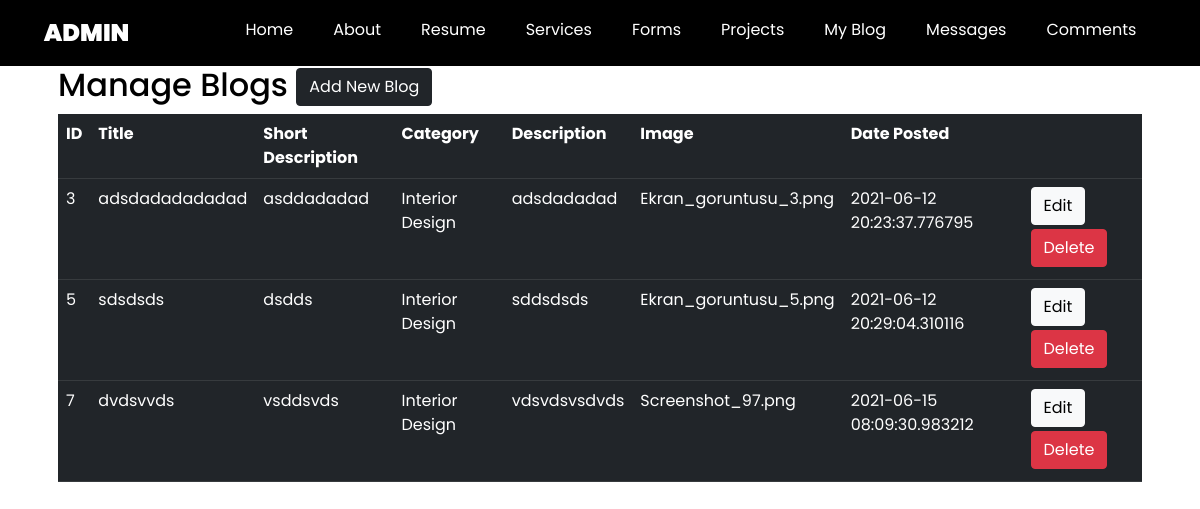
Page /admin/blog-list on the earlier database version.
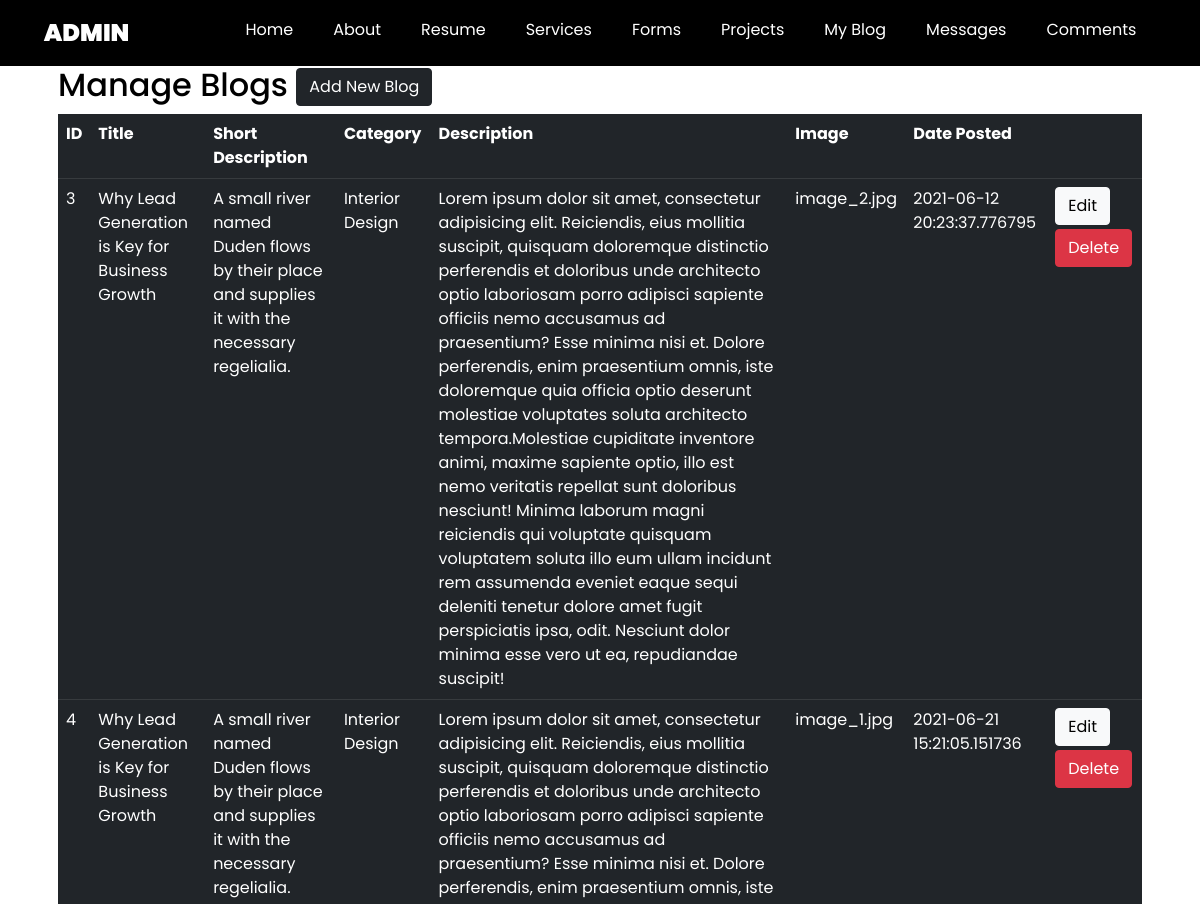
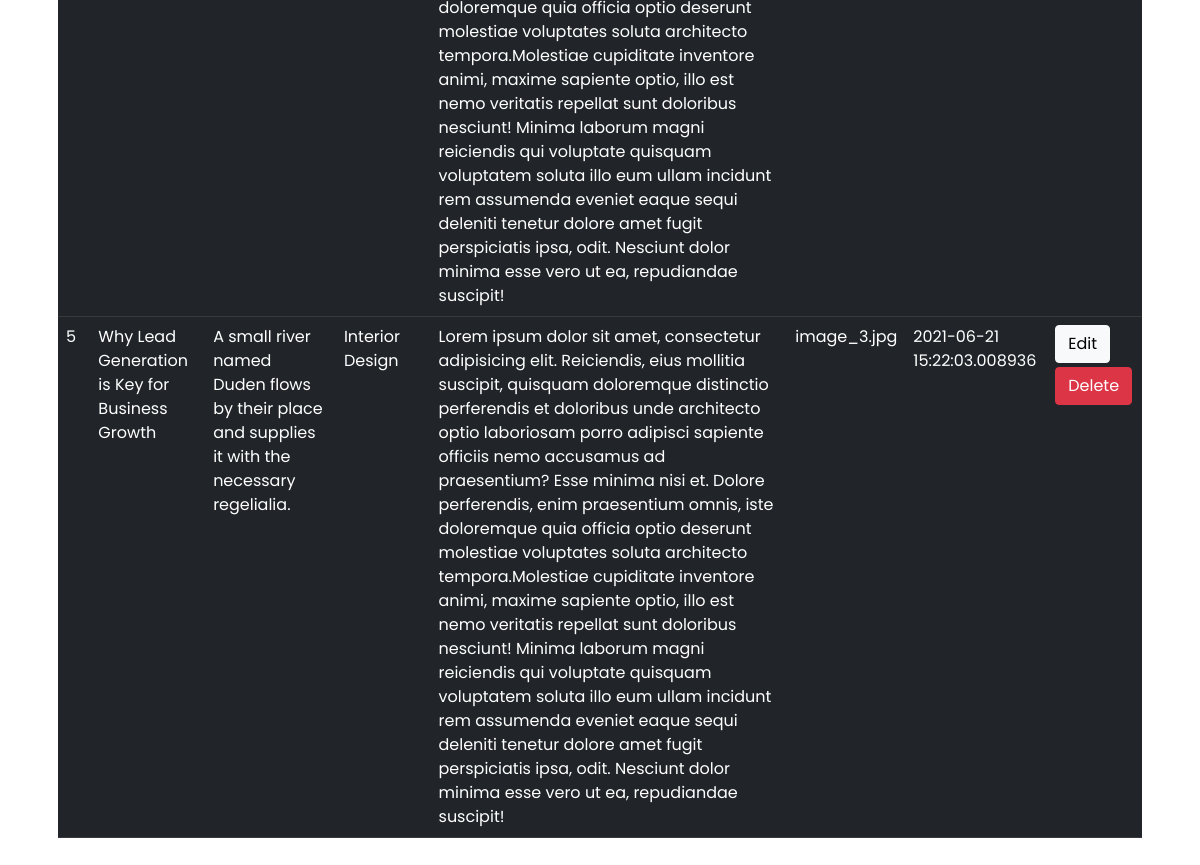
Same page on the later database version (2 pictures, top to bottom).
### PortfolioProject/models.py (models this page shows, shortened)
class Blog(db.Model):
    __tablename__ = 'blog'
    id = db.Column(db.Integer, primary_key=True)
    title = db.Column(db.String(100), nullable=False)
    date_posted = db.Column(db.DateTime, default=datetime.utcnow)
    short_description = db.Column(db.String(100), nullable=False)
    description = db.Column(db.Text, nullable=False)
    image = db.Column(db.String(20), default='uploads/default.jpeg')
    category = db.Column(db.Integer, db.ForeignKey('blogcategory.id'), nullable=False)
    comments = db.relationship('Comment', backref='host', lazy=True)

class BlogCategory(db.Model):
    __tablename__ = 'blogcategory'
    id = db.Column(db.Integer, primary_key=True)
    title = db.Column(db.String(100), nullable=False)
    category = db.relationship(Blog, backref='blogcategories', lazy=True, cascade='all,delete')

### PortfolioProject/controlers.py (the view)
@app.route('/admin/blog-list')
def blog_list():
    blogs = Blog.query.all()
    return render_template('admin/blog-list.html', blogs=blogs)

### PortfolioProject/templates/admin/blog-list.html
{% extends 'admin/base.html' %} {% block content %}
<div class="container" style="position: relative; top: 50px;">
    <div class="row">
        <div class="col md-12">
            <div class="jumbotron p-3">
                <h2>Manage Blogs
                    <a href="{{url_for('blog_add')}}"> <button type="button" class="btn btn-dark float-right" data-toggle="modal" data-target="#mymodal">Add New Blog</button></a>
                </h2>
                <table class="table table-hover table-dark col md-12">
                    <tr>
                        <th>ID</th>
                        <th>Title</th>
                        <th>Short Description</th>
                        <th>Category</th>
                        <th>Description</th>
                        <th>Image</th>
                        <th>Date Posted</th>
                        <th></th>
                    </tr>
                    {% for blog in blogs %}
                    <tr>
                        <td>{{blog.id}}</td>
                        <td>{{blog.title}}</td>
                        <td>{{blog.short_description}}</td>
                        <td>{{blog.blogcategories.title}}</td>
                        <td>{{blog.description}}</td>
                        <td>{{blog.image}}</td>
                        <td>{{blog.date_posted}}</td>
                        <td>
                            <a href="{{url_for('blog_edit', id=blog.id)}}" class="btn btn-light btn-xs mb-1">Edit</a>
                            <a href="{{url_for('blog_delete', id=blog.id)}}" class="btn btn-danger btn-xs mb-1" onclick="return confirm('Are You Sure To Delete?')">Delete</a>
                        </td>
                    </tr>
                    {% endfor %}
                </table>
            </div>
        </div>
    </div>
</div>
{% endblock %}

Differences in the rows shown:
removed Blog: id "7", title "dvdsvvds", short_description "vsddsvds", blogcategories "Interior Design", description "vdsvdsvsdvds", image "Screenshot_97.png", date_posted "2021-06-15 08:09:30.983212"
changed Blog id 3: title "adsdadadadadad" → "Why Lead Generation is Key for Business Growth"; short_description "asddadadad" → "A small river named Duden flows by their place and supplies it with the necessary regelialia."; description "adsdadadad" → "Lorem ipsum dolor sit amet, consectetur adipisicing elit. Reiciendis, eius mollitia suscipit, quisquam doloremque distinctio perferendis et doloribus unde architecto optio laboriosam porro adipisci sapiente officiis nemo accusamus ad praesentium? Esse minima nisi et. Dolore perferendis, enim praesentium omnis, iste doloremque quia officia optio deserunt molestiae voluptates soluta architecto tempora.Molestiae cupiditate inventore animi, maxime sapiente optio, illo est nemo veritatis repellat sunt doloribus nesciunt! Minima laborum magni reiciendis qui voluptate quisquam voluptatem soluta illo eum ullam incidunt rem assumenda eveniet eaque sequi deleniti tenetur dolore amet fugit…"; image "Ekran_goruntusu_3.png" → "image_2.jpg"
added Blog: id "4", title "Why Lead Generation is Key for Business Growth", short_description "A small river named Duden flows by their place and supplies it with the necessary regelialia.", blogcategories "Interior Design", description "Lorem ipsum dolor sit amet, consectetur adipisicing elit. Reiciendis, eius mollitia suscipit, quisquam doloremque distinctio perferendis et doloribus unde architecto optio laboriosam porro adipisci sapiente officiis nemo accusamus ad praesentium? Esse minima nisi et. Dolore perferendis, enim praesentium omnis, iste doloremque quia officia optio deserunt molestiae voluptates soluta architecto tempora.Molestiae cupiditate inventore animi, maxime sapiente optio, illo est nemo veritatis repellat sunt doloribus nesciunt! Minima laborum magni reiciendis qui voluptate quisquam voluptatem soluta illo eum ullam incidunt rem assumenda eveniet eaque sequi deleniti tenetur dolore amet fugit…", image "image_1.jpg", date_posted "2021-06-21 15:21:05.151736"
changed Blog id 5: title "sdsdsds" → "Why Lead Generation is Key for Business Growth"; short_description "dsdds" → "A small river named Duden flows by their place and supplies it with the necessary regelialia."; description "sddsdsds" → "Lorem ipsum dolor sit amet, consectetur adipisicing elit. Reiciendis, eius mollitia suscipit, quisquam doloremque distinctio perferendis et doloribus unde architecto optio laboriosam porro adipisci sapiente officiis nemo accusamus ad praesentium? Esse minima nisi et. Dolore perferendis, enim praesentium omnis, iste doloremque quia officia optio deserunt molestiae voluptates soluta architecto tempora.Molestiae cupiditate inventore animi, maxime sapiente optio, illo est nemo veritatis repellat sunt doloribus nesciunt! Minima laborum magni reiciendis qui voluptate quisquam voluptatem soluta illo eum ullam incidunt rem assumenda eveniet eaque sequi deleniti tenetur dolore amet fugit…"; image "Ekran_goruntusu_5.png" → "image_3.jpg"; date_posted "2021-06-12 20:29:04.310116" → "2021-06-21 15:22:03.008936"
